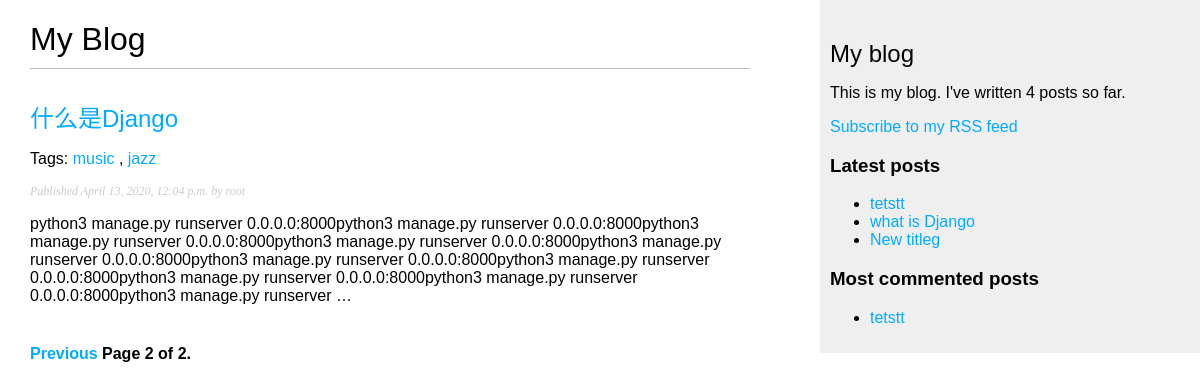
Screenshot of /blog/?page=2 with the database file from the repository.
### blog/models.py (models this page shows, shortened)
class Post(models.Model):
    STATUS_CHOICES = (
        ('draft', 'Draft'),
        ('published', 'Published'),
    )
    title = models.CharField(max_length=250)
    slug = models.SlugField(max_length=250,
                            unique_for_date='publish')
    author = models.ForeignKey(User,
                               on_delete=models.CASCADE,
                               related_name='blog_posts')
    body = models.TextField()
    publish = models.DateTimeField(default=timezone.now)
    created = models.DateTimeField(auto_now_add=True)
    updated = models.DateTimeField(auto_now=True)
    status = models.CharField(max_length=10,
                              choices=STATUS_CHOICES,
                              default='draft')
    objects = models.Manager()      # The default manager.
    published = PublishedManager()  # Our custom manager.
    tags = TaggableManager()
    class Meta:
        ordering = ('-publish',)
    def get_absolute_url(self):
        return reverse('blog:post_detail',
                       args=[self.publish.year,
                             self.publish.month,
                             self.publish.day,
                             self.slug])

### blog/views.py (the view)
# urls.py: path('', views.post_list, name='post_list'),
def post_list(request, tag_slug=None):
    object_list = Post.published.all()
    tag = None
    if tag_slug:
        tag = get_object_or_404(Tag, slug=tag_slug)
        object_list = object_list.filter(tags__in=[tag])
    paginator = Paginator(object_list, 3)  # 3 posts in each page
    page = request.GET.get('page')
    try:
        posts = paginator.page(page)
    except PageNotAnInteger:
        posts = paginator.page(1)
    except EmptyPage:
        posts = paginator.page(paginator.num_pages)
    return render(request,
                  'blog/post/list.html',
                  {'page': page,
                   'posts': posts,
                   'tag': tag})

### blog/models.py (called while the page is built)
    def get_queryset(self):
        return super(PublishedManager, self).get_queryset().filter(status='published')

### blog/templatetags/blog_tags.py (called while the page is built)
@register.simple_tag
def total_posts():
    return Post.published.count()

@register.inclusion_tag('blog/post/latest_posts.html')
def show_latest_posts(count=5):
    latest_posts = Post.published.order_by('-publish')[:count]
    return {'latest_posts': latest_posts}

@register.simple_tag
def get_most_commented_posts(count=5):
    return Post.published.annotate(
               total_comments=Count('comments')
           ).order_by('-total_comments')[:count]

### blog/templates/blog/post/list.html (shortened to what this page needs)
{% extends "blog/base.html" %}
{% block content %}
  <h1>My Blog</h1>
  {% for post in posts %}
    <h2>
      <a href="{{ post.get_absolute_url }}">
        {{ post.title }}
      </a>
    </h2>
    <p class="tags">
      Tags:
      {% for tag in post.tags.all %}
        <a href="{% url "blog:post_list_by_tag" tag.slug %}">
          {{ tag.name }}
        </a>
        {% if not forloop.last %}, {% endif %}
      {% endfor %}
    </p>
    <p class="date">
      Published {{ post.publish }} by {{ post.author }}
    </p>
    {{ post.body|truncatewords:30|linebreaks }}
  {% endfor %}
  {% include "pagination.html" with page=posts %}
{% endblock %}

### blog/templates/blog/base.html (shortened to what this page needs)
{% load blog_tags %}
{% load static %}
<!DOCTYPE html>
<html>
<head>
  <link href="{% static "css/blog.css" %}" rel="stylesheet">
</head>
<body>
  <div id="content">
    {% block content %}
    {% endblock %}
  </div>
  <div id="sidebar">
    <h2>My blog</h2>
    <p>This is my blog. I've written {% total_posts %} posts so far.</p>
    <p><a href="{% url "blog:post_feed" %}">Subscribe to my RSS feed</a></p>
    <h3>Latest posts</h3>
    {% show_latest_posts 3 %}
    <h3>Most commented posts</h3>
    {% get_most_commented_posts 1 as most_commented_posts %}
    <ul>
    {% for post in most_commented_posts %}
      <li>
        <a href="{{ post.get_absolute_url }}">{{ post.title }}</a>
      </li>
    {% endfor %}
    </ul>
  </div>
</body>
</html>

### blog/templates/pagination.html (shortened to what this page needs)
<div class="pagination">
  <span class="step-links">
    {% if page.has_previous %}
      <a href="?page={{ page.previous_page_number }}">Previous</a>
    {% endif %}
    <span class="current">
      Page {{ page.number }} of {{ page.paginator.num_pages }}.
    </span>
  </span>
</div>

### blog/templates/blog/post/latest_posts.html
<ul>
{% for post in latest_posts %}
  <li>
    <a href="{{ post.get_absolute_url }}">{{ post.title }}</a>
  </li>
{% endfor %}
</ul>

### blog/static/css/blog.css (style rules this page uses)
body { margin:0; padding:0; font-family:helvetica, sans-serif; }
a { color:#00abff; text-decoration:none; }
h1 { font-weight:normal; border-bottom:1px solid #bbb; padding:0 0 10px 0; }
h2 { font-weight:normal; margin:30px 0 0; }
#content { float:left; width:60%; padding:0 0 0 30px; }
#sidebar { float:right; width:30%; padding:10px; background:#efefef; height:100%; }
p.date { color:#ccc; font-family: georgia, serif; font-size: 12px; font-style: italic; }
.pagination { margin:40px 0; font-weight:bold; }

### rows the page displays
Post: title "什么是Django", publish "April 13, 2020, 12:04 p.m.", author "root", body "python3 manage.py runserver 0.0.0.0:8000python3 manage.py runserver 0.0.0.0:8000python3 manage.py runserver 0.0.0.0:8000python3 manage.py runserver 0.0.0.0:8000python3 manage.py runserver 0.0.0.0:8000python3 manage.py runserver 0.0.0.0:8000python3 manage.py runserver 0.0.0.0:8000python3 manage.py runserver 0.0.0.0:8000python3 manage.py runserver 0.0.0.0:8000python3 manage.py runserver …"
Tag: name "music"
Tag: name "jazz"
Post: title "tetstt"
Post: title "what is Django"
Post: title "New titleg"

### other values shown
{{ page.number }} "2"
{{ page.paginator.num_pages }} "2"
